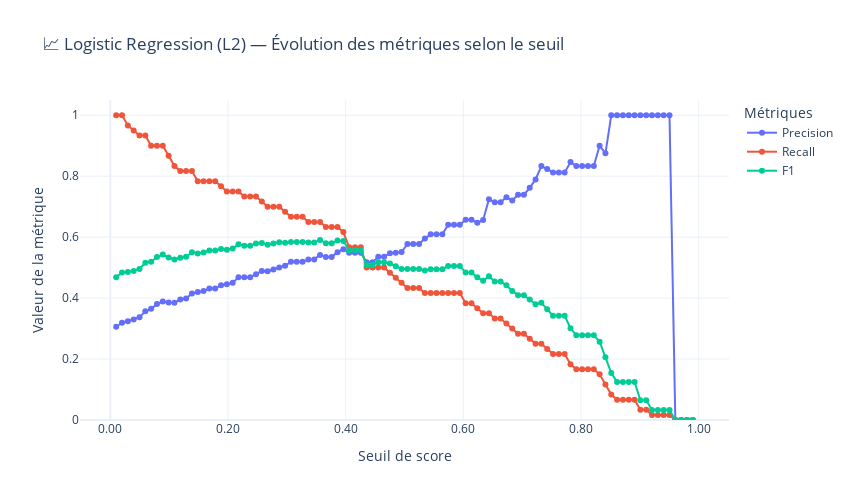

This figure's notebook cell:
### Markdown cell above
#### 6.4.2 Déterminer un seuil manuellement (avec une approche métier)

### Code cell
logistic_models.plot_metrics_by_threshold(best_model_name)
df_metrics = logistic_models.get_metrics_by_threshold(best_model_name)
